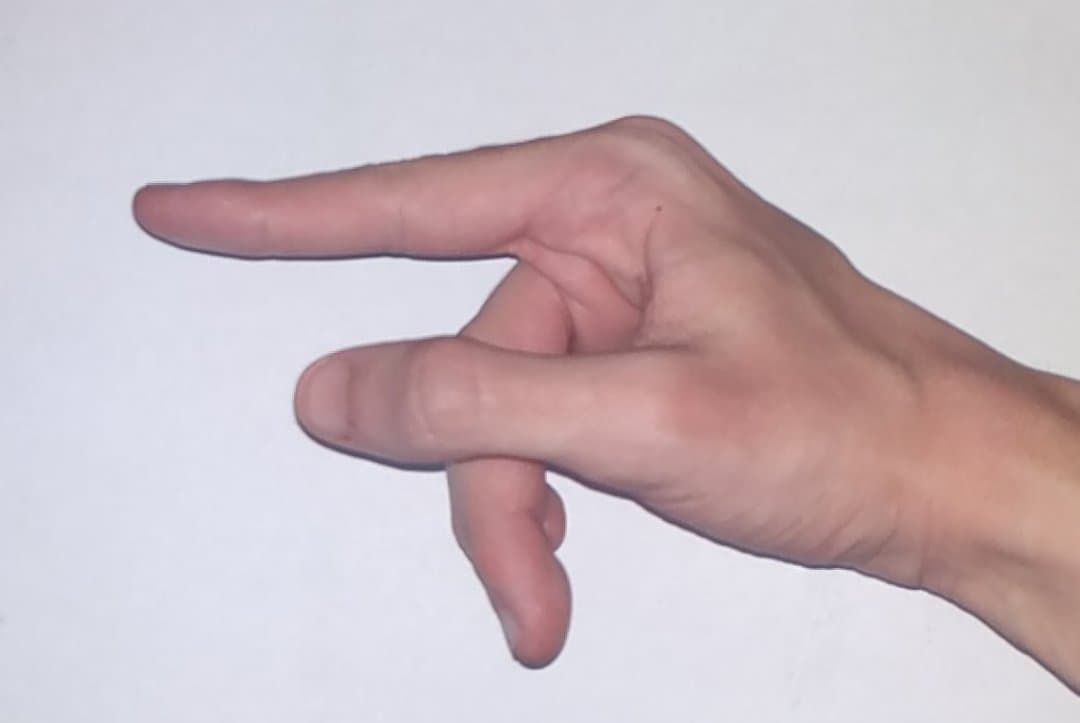
#> input picture refImages/P.jpg, 1080 x 723 px
$ python main.py   (Python 2 division)
#> lines starting #> are read from the running program, lines starting #| are printed output that depends on the picture; after the words box and inside, x2 and y2 are one past the last pixel; in counts of white or black regions, pixels touching at a corner belong together
import math

import cv2
import numpy as np
from matplotlib import pyplot as plt

letters = ["A", "B", "C", "D", "E", "F", "G", "H", "I", "K", "L", "M", "N", "O", "P", "Q", "R", "S", "T", "U", "V", "W",
           "X", "Y"]
# Toggle showing intermediary images
showImages = 1
# Toggle between adding data to the dataset and "guessing" the letter
saveImage = 0
saveLetter = "A"
# Name of the image.jpg from the refImages folder
fileName = "P"


def calcDiff(a, b):
    diff = 0
    for i in range(0, 100):
        diff += abs(a[i] - b[i])
    return diff


image = cv2.imread("refImages/" + fileName + ".jpg", 1)
#> image is the input picture: shape (723, 1080, 3); mean B, G, R 193.9, 188, 202.7
image = cv2.resize(image, (500, 500))
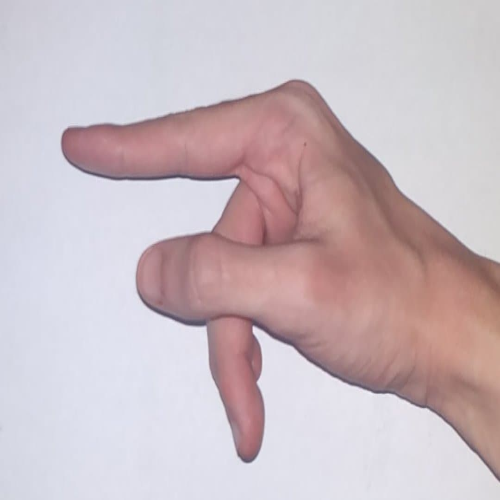
#> image: shape (500, 500, 3); mean B, G, R 193.9, 187.9, 202.7
# Apply canny edge on the image.
cv2.imwrite("canny.jpg", cv2.Canny(image, 100, 200))
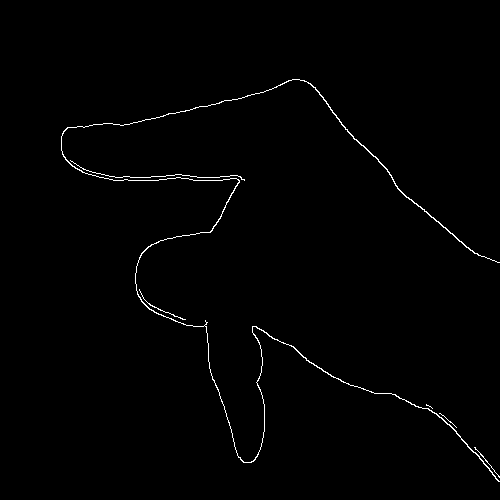
#> saved as canny.jpg: shape (500, 500); 0.86% white in thin lines or dots, all inside (x1, y1, x2, y2) = (61, 79, 500, 482)
cannyImg = cv2.imread("canny.jpg")
#> cannyImg: shape (500, 500, 3); min 0, max 255, mean 2.2
th, cannyImg = cv2.threshold(cannyImg, 220, 255, cv2.THRESH_BINARY_INV)

height = cannyImg.shape[0]
#> height = 500
width = cannyImg.shape[1]
#> width = 500

# Thicken borders
for y in range(0, height):
    for x in range(0, width):
        # threshold the pixel
        if cannyImg[y, x].all() == 0:
            cv2.circle(cannyImg, (x, y), 5, (1, 1, 1), -1)
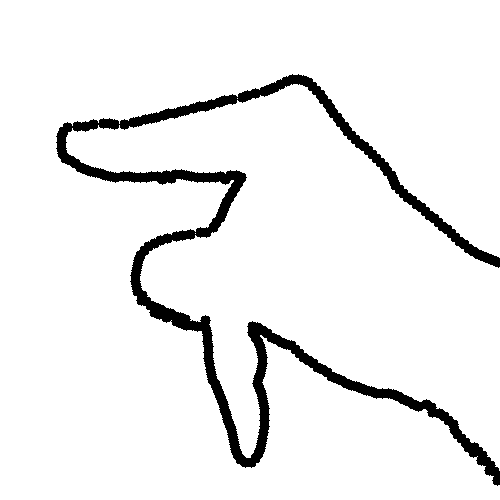
#> cannyImg: shape (500, 500, 3); values 1 (black) and 255 (white), 93.8% white; 1 black region, box (x1, y1, x2, y2) and area: (56, 74, 500, 486) 15523

if showImages: cv2.imshow("cannyA", cannyImg)

mask = np.zeros((height + 2, width + 2), np.uint8)
cv2.floodFill(cannyImg, mask, (height / 2 + 50, width / 2), 0)
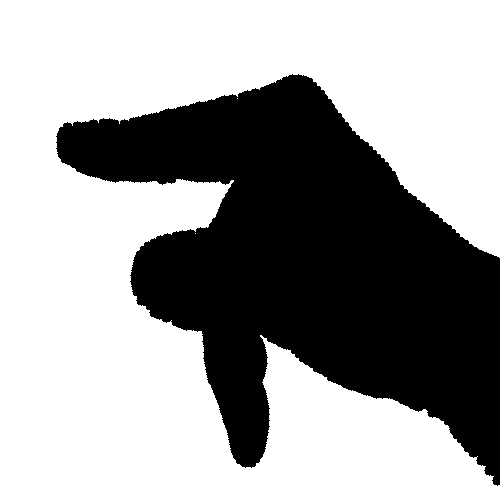
#> cannyImg: shape (500, 500, 3); min 0, max 255, mean 160.6
cv2.floodFill(cannyImg, mask, (height / 2 - 50, width / 2), 0)
cv2.floodFill(cannyImg, mask, (height / 2, width / 2), 0)

# Get only the hand from the image
top = height - 1
#> top = 499
left = width - 1
#> left = 499
right = 0
bottom = 0
for y in range(0, height):
    for x in range(0, width):
        # threshold the pixel
        if cannyImg[y, x].all() == 0:
            top = min(y, top)
            bottom = max(y, bottom)
            left = min(x, left)
            right = max(x, right)

# cannyImg = cannyImg[top - 10:bottom + 10, left - 10:right + 10]
cannyImg = cv2.resize(cannyImg, (256, 256))
#> cannyImg: shape (256, 256, 3)

# Formatted image
cv2.imwrite("canny.jpg", cv2.Canny(cannyImg, 100, 200))
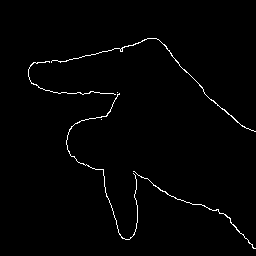
#> saved as canny.jpg: shape (256, 256); 1.3% white in thin lines or dots, all inside (x1, y1, x2, y2) = (28, 38, 256, 249)
cannyImg = cv2.imread("canny.jpg")
#> cannyImg: shape (256, 256, 3); min 0, max 255, mean 3.4
th, cannyImg = cv2.threshold(cannyImg, 220, 255, cv2.THRESH_BINARY_INV)
for y in range(0, 256):
    for x in range(0, 256):
        # threshold the pixel
        cannyImg[y, x] = 255 - cannyImg[y, x]
if showImages: cv2.imshow("canny", cannyImg)
rez = cannyImg.copy()
aux = cv2.cvtColor(cannyImg, cv2.COLOR_BGR2GRAY)

# Compute distances from centroid

contours, hierarchy = cv2.findContours(aux, cv2.RETR_TREE, cv2.CHAIN_APPROX_SIMPLE)
#> contours = 7 contours, 4 with area under 20; largest, box (x1, y1, x2, y2) and area: (51, 38, 256, 132) 50, (133, 171, 256, 249) 30, (66, 93, 138, 240) 21
if showImages: print len(contours)
#| 7
minDiff = np.inf
rezLetter = ""
c = contours[0]
#> c = contour of 152 points, box (x1, y1, x2, y2) (133, 171, 256, 249), area 30
# calculate moments for each contour
M = cv2.moments(c)
#> M = moments, m00 30.5, centre m10/m00, m01/m00 = (207.1, 212.1)
arr = []
# calculate x,y coordinate of center
cX = int(M["m10"] / M["m00"])
#> cX = 207
cY = int(M["m01"] / M["m00"])
#> cY = 212
cv2.circle(rez, (cX, cY), 5, (100, 100, 100), -1)
#> rez: shape (256, 256, 3); min 0, max 255, mean 3.4
for p in c:
    a = p[0]
    dist = math.sqrt((cX - a[0]) ** 2 + (cY - a[1]) ** 2)
    arr.append(dist)
#> this loop made 152 passes
#> (a, dist) on passes 1 to 3: ([133, 171], 84.6), ([134, 171], 83.73), ([138, 175], 78.29)
#> after the loop, arr = 152 values, max 84.6 at index 0, min 3.61 at index 43, mean 36.26
maxi = max(arr)
#> maxi = 84.6
arr = [x / maxi for x in arr]
#> arr = 152 values, max 1 at index 0, min 0.0426 at index 43, mean 0.429
arr = [int(x * 100) for x in arr]
#> arr = 152 values, max 100 at index 0, min 4 at index 43, mean 42.38
d = {x: arr.count(x) for x in range(0, 100)}
#> d = 100 items

# Histogram of 100 bins
d = d.values()
if saveImage:
    with open("letters/" + saveLetter + ".txt", "r") as txt_file:
        lines = txt_file.readlines()
    lines.append(d)
    with open("letters/" + saveLetter + ".txt", "w") as txt_file:
        for line in lines:
            txt_file.write(str(line).replace('[', '').replace(']', '') + "\n")
else:
    for l in letters:
#> (the run stopped early here; a loop or call above may not have finished)

$ run again, with refImages/C.jpg copied over refImages/P.jpg
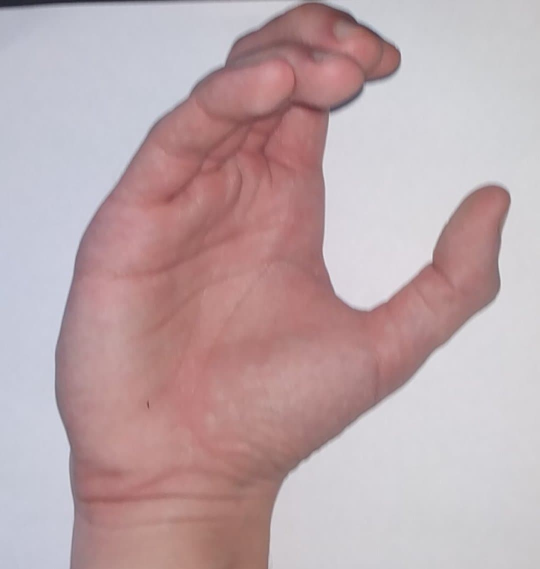
#> input picture refImages/C.jpg, 1080 x 1138 px (shown at 1/2 size)
#> image is the input picture: shape (1138, 1080, 3); mean B, G, R 171.6, 168, 189.9
#> image: shape (500, 500, 3)
#> after the loop `for y in range(0, height):`:
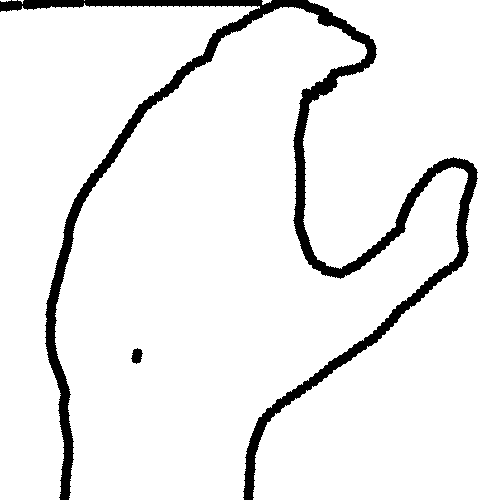
#> cannyImg: shape (500, 500, 3); values 1 (black) and 255 (white), 93% white; 2 black regions, box (x1, y1, x2, y2) and area: (0, 0, 478, 500) 17318, (131, 348, 143, 364) 130
#> `cv2.imwrite("canny.jpg", cv2.Canny(cannyImg, 100, 200))`:
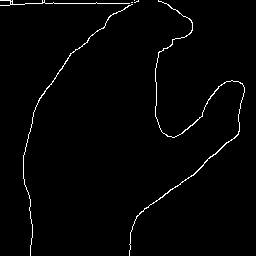
#> saved as canny.jpg: shape (256, 256); 1.6% white in thin lines or dots
#> contours = 7 contours, 5 with area under 20; largest, box (x1, y1, x2, y2) and area: (129, 0, 245, 256) 117, (23, 4, 133, 256) 42
#| 7
#> c = contour of 273 points, box (x1, y1, x2, y2) (23, 4, 133, 256), area 42
#> M = moments, m00 42.5, centre m10/m00, m01/m00 = (75.93, 54.3)
#> cX = 75
#> cY = 54
#> rez: shape (256, 256, 3); min 0, max 255, mean 4.2
#> the loop `for p in c:` made 273 passes
#> (a, dist) on passes 1 to 3: ([131, 4], 75.07), ([130, 5], 73.66), ([128, 5], 72.18)
#> after the loop `for p in c:`: arr = 273 values, max 206 at index 132, min 2.83 at index 224, mean 69.99
#> maxi = 206
#> `arr = [x / maxi for x in arr]`: arr = 273 values, max 1 at index 132, min 0.0137 at index 224, mean 0.34
#> `arr = [int(x * 100) for x in arr]`: arr = 273 values, max 100 at index 132, min 1 at index 41, mean 33.48
#> d = 100 items
